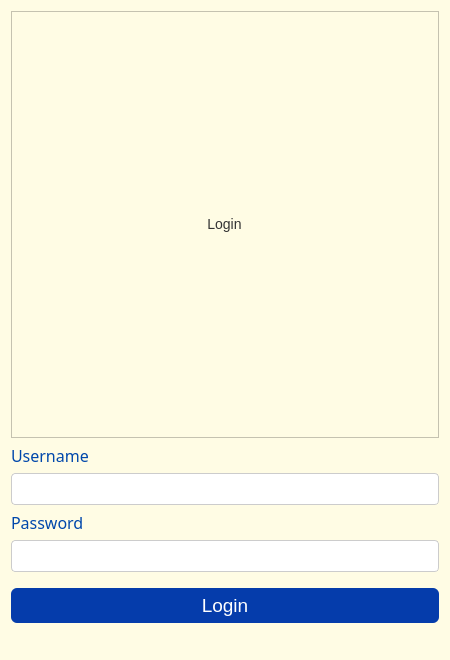
<?xml version="1.0" encoding="UTF-8"?>
<ui version="4.0">
 <class>login_dialog</class>
 <widget class="QDialog" name="login_dialog">
  <property name="geometry">
   <rect>
    <x>0</x>
    <y>0</y>
    <width>450</width>
    <height>660</height>
   </rect>
  </property>
  <property name="minimumSize">
   <size>
    <width>450</width>
    <height>660</height>
   </size>
  </property>
  <property name="maximumSize">
   <size>
    <width>450</width>
    <height>660</height>
   </size>
  </property>
  <property name="windowTitle">
   <string>Sunnydale School District - Login</string>
  </property>
  <property name="autoFillBackground">
   <bool>false</bool>
  </property>
  <property name="styleSheet">
   <string notr="true">QMenuBar {
    background: none;
    height: 0px;
}

/* === GENERAL APP STYLE === */
QMainWindow {
    font-family: 'Segoe UI', sans-serif;
    font-size: 14px;
    color: #333;
}

 QWidget {
    background-color: rgb(255, 252, 228);
    font-family: 'Segoe UI', sans-serif;
    font-size: 14px;
    color: #333;
}
/* === PUSH BUTTONS === */
QPushButton {
    background-color: rgb(5, 60, 171);
    color: white;
    border: none;
    border-radius: 6px;
    padding: 6px 12px;
}

QPushButton:hover {
    background-color: rgb(187, 228, 255);
}

QPushButton:pressed {
    background-color: #2e5aa0;
}

/* === COMBOBOX, INPUTS, TEXTAREA === */
QComboBox, QLineEdit, QTextEdit, QDateEdit, QTimeEdit {
    background-color: #ffffff;
    border: 1px solid #ccc;
    border-radius: 4px;
    padding: 4px 6px;
}

QComboBox::drop-down {
    border: none;
    background-color: #ffffff;
}

QComboBox QAbstractItemView {
    background-color: #ffffff;
    border: 1px solid #ccc;
    selection-background-color: #e6f0ff;
    selection-color: #000;
}


/* === TABLES === */
QTableWidget, QTableView {
    background-color: #ffffff;
    alternate-background-color: #f0f0f0;
    gridline-color: #dcdcdc;
    border: 1px solid #ccc;
    border-radius: 4px;
}

QHeaderView::section {
    background-color: #e6e9ed;
    padding: 4px;
    border: none;
    font-weight: bold;
}

/* === LIST WIDGETS === */
QListWidget {
    background-color: #ffffff;
    border: 1px solid #ccc;
    border-radius: 4px;
}

/* === CALENDAR === */
QCalendarWidget QToolButton {
    color: #4a90e2;
}

QCalendarWidget QAbstractItemView {
    selection-background-color: rgb(5, 60, 171);
    selection-color: white;
}

/* === GROUP BOXES === */
QGroupBox {
    border: 1px solid #aaa;
    border-radius: 6px;
    margin-top: 6px;
}

QGroupBox::title {
    subcontrol-origin: margin;
    left: 10px;
    padding: 0 4px;
    background-color: transparent;
    color: #4a90e2;
    font-weight: bold;
}

/* === TABS === */
QTabWidget::pane {
    border: 1px solid #ccc;
    border-radius: 4px;
	background-color: rgb(187, 228, 255);
}

QTabBar::tab {
    background: #e6e9ed;
    border: 1px solid #ccc;
    border-bottom: none;
    padding: 6px 12px;
    border-top-left-radius: 4px;
    border-top-right-radius: 4px;
}

QTabBar::tab:selected {
    background: #ffffff;
    color: rgb(5, 60, 171);
    padding: 6px 12px;
   	font-weight: bold;
}

/* === TOOLTIP === */
QToolTip {
    background-color: #333;
    color: #fff;
    padding: 4px;
    border-radius: 4px;
}

QScrollBar:vertical, QScrollBar:horizontal {
    background: white;
    border: 1px solid #ccc;
    border-radius: 6px;
}

QCheckBox {
    background-color: white;
}

QMessageBox {
    background-color: white;
    font-size: 15px;
}

QMessageBox QLabel {
    background-color: transparent;
}


</string>
  </property>
  <layout class="QVBoxLayout" name="verticalLayout">
   <item>
    <widget class="QFrame" name="frame">
     <property name="frameShape">
      <enum>QFrame::StyledPanel</enum>
     </property>
     <property name="frameShadow">
      <enum>QFrame::Raised</enum>
     </property>
     <layout class="QVBoxLayout" name="verticalLayout_2">
      <property name="spacing">
       <number>0</number>
      </property>
      <property name="leftMargin">
       <number>0</number>
      </property>
      <property name="topMargin">
       <number>0</number>
      </property>
      <property name="rightMargin">
       <number>0</number>
      </property>
      <property name="bottomMargin">
       <number>0</number>
      </property>
      <item>
       <layout class="QHBoxLayout" name="horizontalLayout_2">
        <property name="spacing">
         <number>0</number>
        </property>
        <item>
         <widget class="QLabel" name="sunnydale_logo_png">
          <property name="sizePolicy">
           <sizepolicy hsizetype="Fixed" vsizetype="Fixed">
            <horstretch>0</horstretch>
            <verstretch>0</verstretch>
           </sizepolicy>
          </property>
          <property name="styleSheet">
           <string notr="true">font: 72pt &quot;MS Shell Dlg 2&quot;;</string>
          </property>
          <property name="text">
           <string>Login</string>
          </property>
          <property name="scaledContents">
           <bool>true</bool>
          </property>
          <property name="alignment">
           <set>Qt::AlignHCenter|Qt::AlignTop</set>
          </property>
         </widget>
        </item>
       </layout>
      </item>
     </layout>
    </widget>
   </item>
   <item>
    <widget class="QLabel" name="username_label">
     <property name="sizePolicy">
      <sizepolicy hsizetype="Fixed" vsizetype="Fixed">
       <horstretch>0</horstretch>
       <verstretch>0</verstretch>
      </sizepolicy>
     </property>
     <property name="font">
      <font>
       <family>Segoe UI,sans-serif</family>
       <pointsize>12</pointsize>
      </font>
     </property>
     <property name="styleSheet">
      <string notr="true">font-size:12pt;
 color:rgb(0, 71, 171);</string>
     </property>
     <property name="text">
      <string>Username</string>
     </property>
    </widget>
   </item>
   <item>
    <widget class="QLineEdit" name="username_edit">
     <property name="sizePolicy">
      <sizepolicy hsizetype="Expanding" vsizetype="Fixed">
       <horstretch>0</horstretch>
       <verstretch>0</verstretch>
      </sizepolicy>
     </property>
     <property name="styleSheet">
      <string notr="true">font-size:13pt;</string>
     </property>
    </widget>
   </item>
   <item>
    <widget class="QLabel" name="password_label">
     <property name="sizePolicy">
      <sizepolicy hsizetype="Preferred" vsizetype="Fixed">
       <horstretch>0</horstretch>
       <verstretch>0</verstretch>
      </sizepolicy>
     </property>
     <property name="font">
      <font>
       <family>Segoe UI,sans-serif</family>
       <pointsize>12</pointsize>
      </font>
     </property>
     <property name="styleSheet">
      <string notr="true">font-size:12pt; 
color:rgb(0, 71, 171);</string>
     </property>
     <property name="text">
      <string>Password</string>
     </property>
    </widget>
   </item>
   <item>
    <widget class="QLineEdit" name="password_edit">
     <property name="styleSheet">
      <string notr="true">font-size:13pt;</string>
     </property>
    </widget>
   </item>
   <item>
    <spacer name="verticalSpacer_2">
     <property name="orientation">
      <enum>Qt::Vertical</enum>
     </property>
     <property name="sizeType">
      <enum>QSizePolicy::Fixed</enum>
     </property>
     <property name="sizeHint" stdset="0">
      <size>
       <width>20</width>
       <height>10</height>
      </size>
     </property>
    </spacer>
   </item>
   <item>
    <widget class="QPushButton" name="login_button">
     <property name="sizePolicy">
      <sizepolicy hsizetype="MinimumExpanding" vsizetype="Fixed">
       <horstretch>0</horstretch>
       <verstretch>0</verstretch>
      </sizepolicy>
     </property>
     <property name="minimumSize">
      <size>
       <width>0</width>
       <height>0</height>
      </size>
     </property>
     <property name="styleSheet">
      <string notr="true">QPushButton {
background-color: rgb(5, 60, 171);
font-size:14pt;
color: rgb(255, 255, 255);
}

QPushButton:hover {
    background-color: rgb(187, 228, 255);
}</string>
     </property>
     <property name="text">
      <string>Login</string>
     </property>
    </widget>
   </item>
   <item>
    <widget class="QLabel" name="login_message">
     <property name="sizePolicy">
      <sizepolicy hsizetype="Preferred" vsizetype="Fixed">
       <horstretch>0</horstretch>
       <verstretch>0</verstretch>
      </sizepolicy>
     </property>
     <property name="styleSheet">
      <string notr="true">font-size:13pt; 
color:rgb(0, 71, 171);</string>
     </property>
     <property name="text">
      <string/>
     </property>
     <property name="alignment">
      <set>Qt::AlignCenter</set>
     </property>
    </widget>
   </item>
  </layout>
 </widget>
 <resources/>
 <connections/>
</ui>
